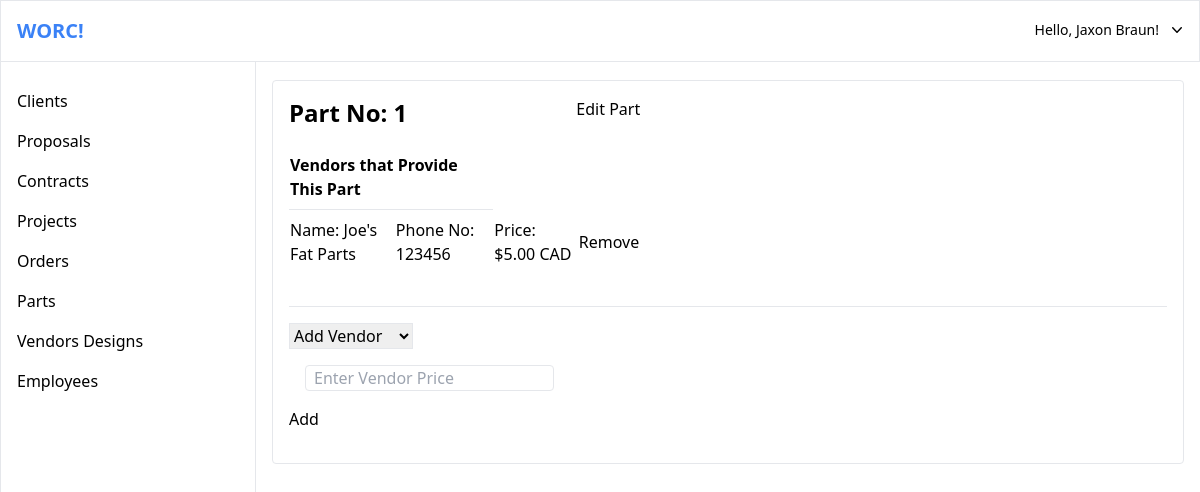
The app's page /part/part.php?id=1 (signed in) with its own data.
### tables this page shows
CREATE TABLE Part 
(
	Part_No	INT	NOT NULL,  
	PRIMARY KEY (Part_No) 
);

CREATE TABLE Vendors_Provides_Parts 
(	
	Vendor_Id	INT	NOT NULL, 
	Part_No	INT	NOT NULL, 
	Price	decimal(19,2)	NOT NULL,
	PRIMARY KEY(Vendor_Id, Part_No),
	FOREIGN KEY(Vendor_Id) REFERENCES Vendor(Vendor_Id), 
	FOREIGN KEY(Part_No) REFERENCES Part(Part_No) 
);

CREATE TABLE Vendor 
(
	Vendor_Id	INT	NOT NULL, 
	Vendor_Name	VARCHAR(20)	NOT NULL, 
	Phone_No	BIGINT, 
	PRIMARY KEY(Vendor_Id) 
);

### data/part.php (called while the page is built, shortened)
<?php
function get_part($db, $part_no){
    $q = "
		SELECT
			Part.*
		FROM Part
		WHERE Part.Part_No = :part_no
		";
    $query = $db->prepare($q);
    $query->execute([':part_no' => $part_no]);
    return $query;
}
function get_vendors_part($db, $part_no){
	$q = "
		SELECT Vendor.*, Vendors_Provides_Parts.Price
		FROM Part, Vendor, Vendors_Provides_Parts
		WHERE
			Part.Part_No = :part_no AND
			Part.Part_No = Vendors_Provides_Parts.Part_No AND
			Vendors_Provides_Parts.Vendor_Id = Vendor.Vendor_Id
		";
	$query = $db->prepare($q);
	$query->execute([':part_no' => $part_no]);
	return $query;
}
?>

### part/part.php (the view, shortened to what this page needs)
<?php
require_once('../db.php');
require_once('../data/part.php');
$part_no = $_GET['id'] ?? '';
$part = get_part($db, $part_no);
$vendors = get_vendors_part($db, $part_no);
$new_vendors = get_new_vendors_part($db, $part_no);
if(!empty($part)) {
    $part = $part->fetch();
}
include('../templates/top.php');
?>
<?php
include('../templates/top-bar.php');
?>
<div>
	<?php
	include('../templates/side-bar.php');
	?>
	<div class="pt-16 ml-64">
		<main class="m-4 border rounded">
			<div class="m-4">
				<section class="flex">
					<div class="w-2/5 mr-4">
						<div class="mb-4 flex">
							<dl class="grow">
								<dt class="font-bold text-2xl"><?="Part No: ".$part['Part_No']?></dt>
							</dl>
							<div class="text-right">
								<a href="edit.php?id=<?=$part_no?>" class="hover:text-blue-500">Edit Part</a>
							</div>
						</div>
				</section>
                <section>
					<table class="w-2/5" style="max-height: 500px;">
						<thead>
							<tr>
								<td class="mt-4 py-2 font-bold border-b" colspan="2">Vendors that Provide This Part</td>
							</tr>
						</thead>
						<tbody>
						<?php
							foreach($vendors as $vendor) {
							?>
							<tr>
								<td class="py-2">
									<?="Name: ".$vendor['Vendor_Name']?>
								</td>
                                <td class="py-2">
									<?="Phone No: ".$vendor['Phone_No']?>
								</td>
								<td class="py-2">
									<?="Price: $".$vendor['Price']." CAD"?>
								</td>
								<td class="text-right py-2">
									<form method="POST" action="delete_vendor.php">
										<button type="submit" class="hover:text-red-500">Remove</button>
									</form>
								</td>
							</tr>
							<?php
							}
							?>
						</tbody>
					</table>
					<?php
						if (!empty($new_vendors)) {
						?>
						<form class="mt-8 border-t py-4 justify-between" method="POST" action="add_vendor.php">
							<div>
								<select name="vendor" id="vendor" class="border">
									<option selected>Add Vendor</option>
								</select>
							</div>
                			<div class="m-4">
								<input type="number" step="0.01" name="vendor_price" class="border px-2 rounded" placeholder="Enter Vendor Price">
							</div>
							<button type="submit" class="hover:text-blue-500">Add</button>
						</form>
						<?php
						}
						?>
				</section>
			</div>
		</main>
	</div>
</div>
<?php
include('../templates/bottom.php');
?>

### records on screen
part: Part_No "1"
vendors_provides_parts: Vendor_Id.Vendor_Name "Joe's Fat Parts", Vendor_Id.Phone_No "123456", Price "5.00"

### other values on screen
$first_name "Jaxon"
$last_name "Braun"
